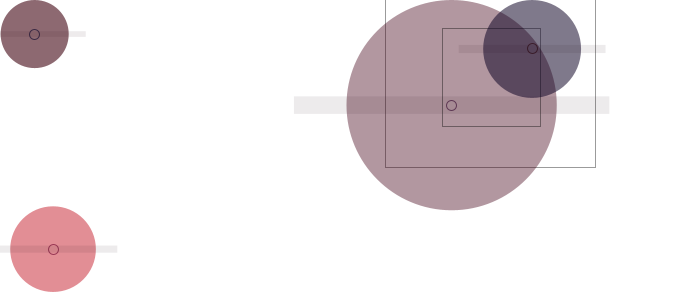
Frame 1 (no input)
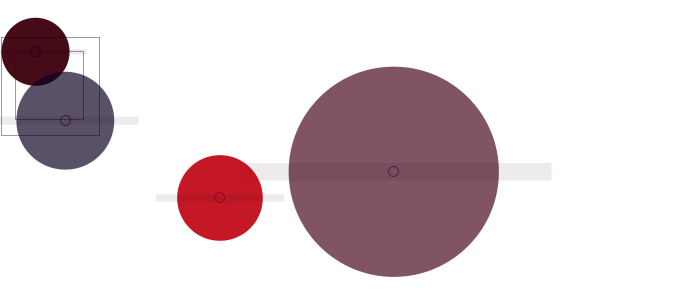
Frame 60 (the mouse pressed at the canvas centre just before this capture)
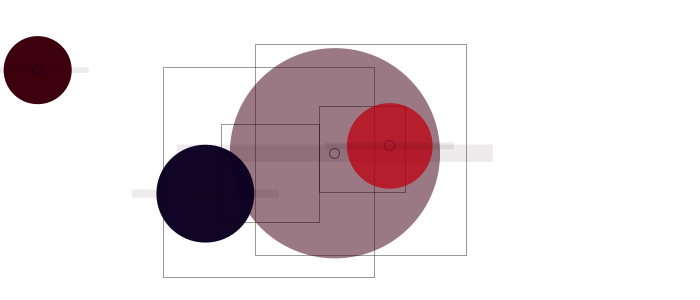
Frame 120 (the mouse held since frame 60 and released just before this capture)

The Processing sketch that drew these frames (run headless with seeded random() and noise(); from frame 60 on, the mouse is pressed at the canvas centre):

// Processing sketch: processing_122781
// ── processing_122781.pde

//Kang-Yu Om Liu 
//moving circle
//20131204

int _num = 15;
Circle[] _circleArr = {
};//array name

void setup() {
  size(700, 300);
  background(255);
  strokeWeight(1);
  fill(150, 50);
  drawCircles();
}

void draw() {
  clearBackground();
  for (int i=0; i<_circleArr.length; i+=2) {
    Circle thisCirc = _circleArr[i];
    thisCirc.updateMe();
  }
}

void mouseReleased() {
  drawCircles();
}

void clearBackground() {
  background(255, random(162, 200));
}

void drawCircles() { 
  for (int i=0; i<_num; i+=2) { 
    Circle thisCirc = new Circle();
    thisCirc.drawMe();
    _circleArr =(Circle[])append(_circleArr, thisCirc);//new add
  }
}

class Circle {
  //Object properties
  float x, y;
  float radius;
  color linecol, fillcol; 
  color rectcol;
  float alph;
  float xmove, ymove;

  //object constructor
  Circle () {
    x =random(width);
    y =random(height);
    radius = random(100)+10;
    linecol = color(random(205), random(0), random(50));
    fillcol = color(random(205), random(0), random(50));
    rectcol = color(random(50), random(0), random(25));
    alph = random(100, 155);
    xmove = random(5) - 2;
    ymove = random(5) - 2;
  }

  //object method
  void drawMe() {
    noStroke();
    fill(fillcol, alph);
    ellipse(x, y, radius*2, radius*2);
    stroke(linecol, 150);
    noFill();
    ellipse(x, y, 10, 10);
    fill(rectcol, 20);
    noStroke();
    rectMode(CENTER);
    rect(x, y, radius*3, radius/6);
  }

  void updateMe() {
    x += xmove;
    y += ymove;

    if (x > width-radius) { 
      x=radius;
      xmove =-xmove;
    }

    if (x < radius) { 
      x=radius;
      xmove = -xmove;
    }

    if (y > (height-radius)) { 
      y=height-radius;
      ymove =-ymove;
    }

    if (y < radius) { 
      y=radius;
      ymove = -ymove;
    }
    
    boolean touching = false;
    for (int i=0; i<_circleArr.length; i+=2) {
      Circle otherCirc = _circleArr[i];
      if (otherCirc != this) {
        float dis = dist(x, y, otherCirc.x, otherCirc.y);
        float overlap = dis - radius - otherCirc.radius;
        if (overlap < 0) {
          float midx, midy;
          midx = (x+otherCirc.x)/2;
          midy = (y+otherCirc.y)/2;
          stroke(0,100);
          noFill();
          overlap *= 3;
         rect(midx, midy, radius*2, radius*2);
          touching = true;
   
        }
      }
    }
    if (touching) {
      if (alph > 0) { 
        alph--;
      }
    } 
    else {
      if (alph<255) { 
        alph += 2;
      }
    }
    drawMe();
  }
}
